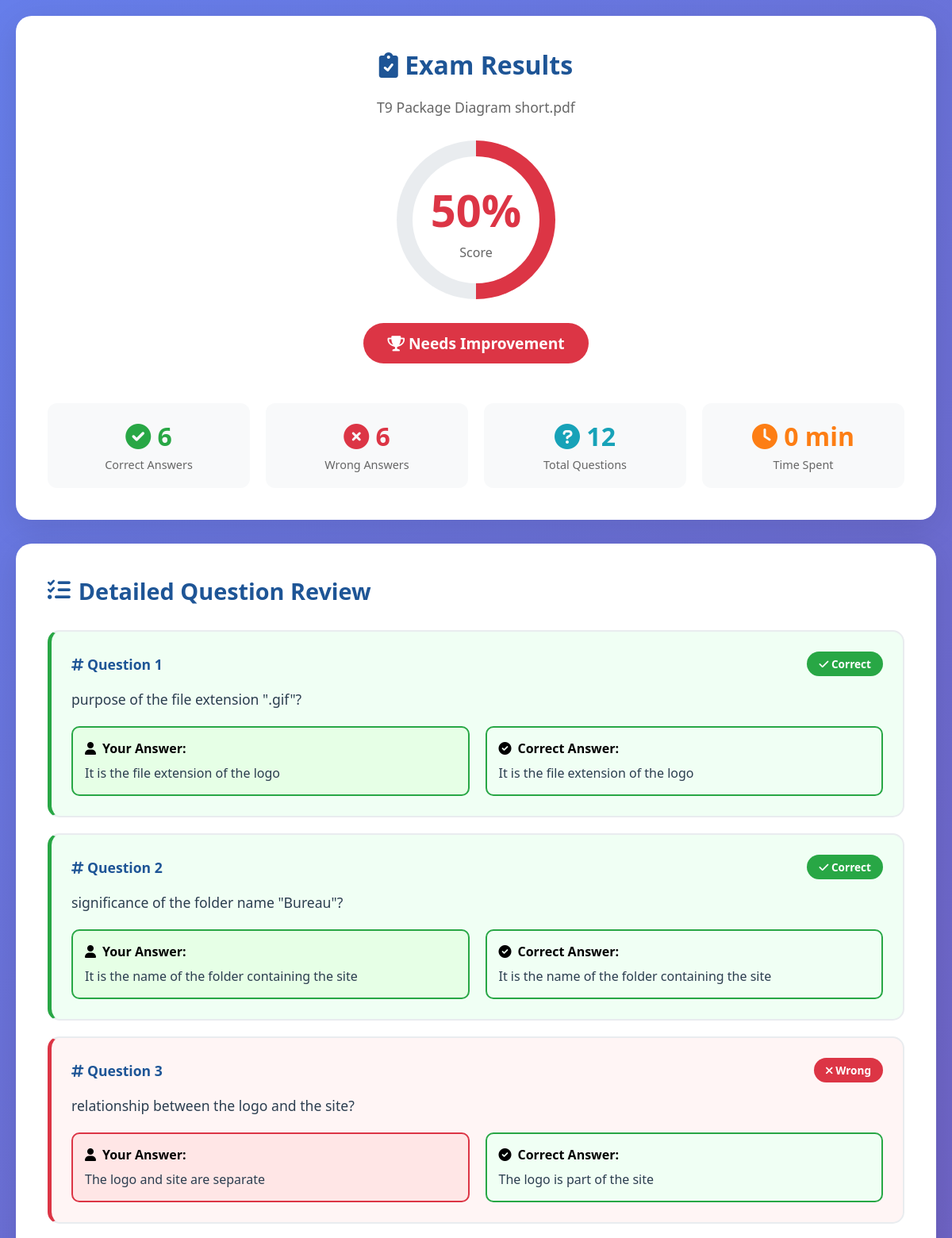
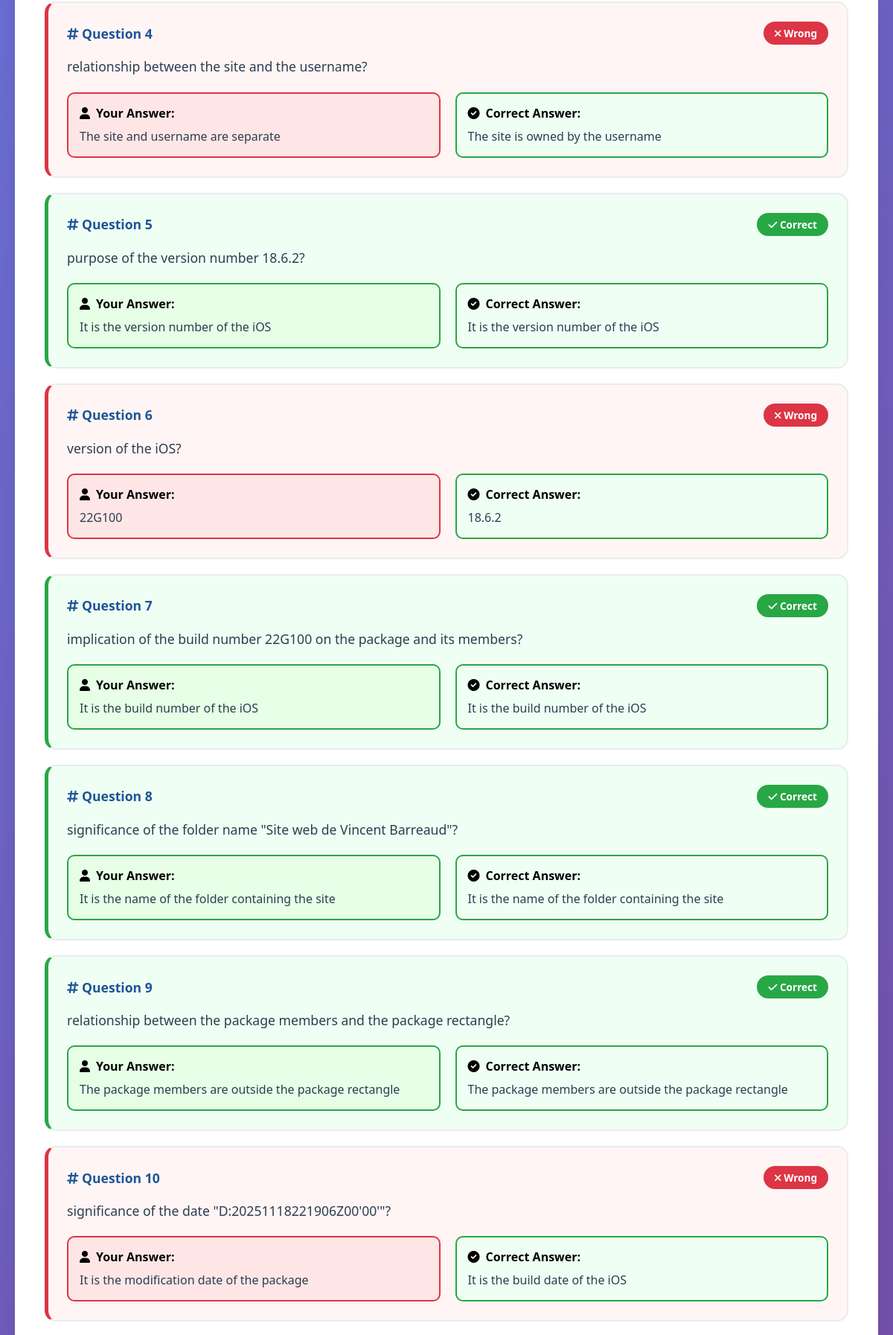
The app's page /check_exam.php?session_id=3 (signed in, upper part) with its own data (2 pictures, top to bottom).
### tables this page shows
CREATE TABLE `exam_sessions` (
  `id` int(11) NOT NULL,
  `user_id` int(11) NOT NULL,
  `question_set_id` int(11) NOT NULL,
  `score` int(11) NOT NULL,
  `total_questions` int(11) NOT NULL,
  `time_spent` int(11) NOT NULL,
  `correct_answers` int(11) NOT NULL,
  `wrong_answers` int(11) NOT NULL,
  `average_time_per_question` float DEFAULT NULL,
  `status` varchar(20) DEFAULT 'completed',
  `created_at` timestamp NOT NULL DEFAULT current_timestamp()
);

CREATE TABLE `ai_generated_questions` (
  `id` int(11) NOT NULL,
  `user_id` int(11) NOT NULL,
  `file_name` varchar(255) NOT NULL,
  `file_content` longtext NOT NULL,
  `questionlevel` longtext NOT NULL CHECK (json_valid(`questionlevel`)),
  `questions` longtext NOT NULL CHECK (json_valid(`questions`)),
  `ai_model` varchar(100) NOT NULL,
  `created_at` timestamp NOT NULL DEFAULT current_timestamp()
);

CREATE TABLE `user_answers` (
  `id` int(11) NOT NULL,
  `session_id` int(11) NOT NULL,
  `question_number` int(11) NOT NULL,
  `user_answer` text NOT NULL,
  `correct_answer` text NOT NULL,
  `is_correct` tinyint(1) NOT NULL,
  `time_spent` int(11) NOT NULL,
  `created_at` timestamp NOT NULL DEFAULT current_timestamp()
);

### check_exam.php (the view, shortened to what this page needs)
<?php
require_once 'db_config.php';
$user_id = $_SESSION['user_id'];
$session_id = $_GET['session_id'] ?? null;
$exam_details = null;
$questions_review = [];
if ($session_id) {
    try {
        $stmt = $pdo->prepare("
            SELECT
                es.*,
                agq.questions,
                agq.file_name,
                agq.file_content
            FROM exam_sessions es
            LEFT JOIN ai_generated_questions agq ON es.question_set_id = agq.id
            WHERE es.id = ? AND es.user_id = ?
        ");
        $stmt->execute([$session_id, $user_id]);
        $exam_details = $stmt->fetch();
        if ($exam_details) {
            $questions = json_decode($exam_details['questions'], true);
            $stmt = $pdo->prepare("
                SELECT * FROM user_answers
                WHERE session_id = ?
                ORDER BY question_number
            ");
            $stmt->execute([$session_id]);
            $user_answers = $stmt->fetchAll();
            foreach ($user_answers as $answer) {
                $q_index = $answer['question_number'] - 1;
                $question = $questions[$q_index] ?? null;
                if ($question) {
                    $questions_review[] = [
                        'question' => $question,
                        'user_answer' => $answer,
                        'number' => $answer['question_number']
                    ];
                }
            }
        }
    } catch (Exception $e) {
        error_log("Error loading exam details: " . $e->getMessage());
    }
}
function getPerformanceText($score) {
    return 'Needs Improvement';
}
?>
<!DOCTYPE html>
<html lang="en">
<head>
    <link rel="stylesheet" href="https://cdnjs.cloudflare.com/ajax/libs/font-awesome/6.0.0/css/all.min.css">
</head>
<body>
    <div class="container">
        <?php if ($exam_details): ?>
        <div class="header-card">
            <h1 style="color: #1e5596; margin-bottom: 20px;">
                <i class="fas fa-clipboard-check"></i> Exam Results
            </h1>
            <p style="color: #666; font-size: 1.1rem; margin-bottom: 30px;">
                <?php echo htmlspecialchars($exam_details['file_name']); ?>
            </p>
            <div class="score-display">
                <div class="score-inner">
                    <div class="score-number"><?php echo round($exam_details['score']); ?>%</div>
                    <div class="score-label">Score</div>
                </div>
            </div>
            <div class="performance-badge">
                <i class="fas fa-trophy"></i>
                <?php echo getPerformanceText($exam_details['score']); ?>
            </div>
            <div class="exam-info">
                <div class="info-item">
                    <div class="info-value" style="color: #28a745;">
                        <i class="fas fa-check-circle"></i>
                        <?php echo $exam_details['correct_answers']; ?>
                    </div>
                    <div class="info-label">Correct Answers</div>
                </div>
                <div class="info-item">
                    <div class="info-value" style="color: #dc3545;">
                        <i class="fas fa-times-circle"></i>
                        <?php echo $exam_details['wrong_answers']; ?>
                    </div>
                    <div class="info-label">Wrong Answers</div>
                </div>
                <div class="info-item">
                    <div class="info-value" style="color: #17a2b8;">
                        <i class="fas fa-question-circle"></i>
                        <?php echo $exam_details['total_questions']; ?>
                    </div>
                    <div class="info-label">Total Questions</div>
                </div>
                <div class="info-item">
                    <div class="info-value" style="color: #fd7e14;">
                        <i class="fas fa-clock"></i>
                        <?php echo round($exam_details['time_spent'] / 60); ?> min
                    </div>
                    <div class="info-label">Time Spent</div>
                </div>
            </div>
        </div>
        <div class="questions-section">
            <h2 class="section-title">
                <i class="fas fa-list-check"></i>
                Detailed Question Review
            </h2>
            <?php foreach ($questions_review as $review):
                $is_correct = $review['user_answer']['is_correct'];
                $is_skipped = empty($review['user_answer']['user_answer']);
                $status_class = $is_skipped ? 'skipped' : ($is_correct ? 'correct' : 'wrong');
                $status_text = $is_skipped ? 'Skipped' : ($is_correct ? 'Correct' : 'Wrong');
            ?>
            <div class="question-card <?php echo $status_class; ?>">
                <div class="question-header">
                    <span class="question-number">
                        <i class="fas fa-hashtag"></i> Question <?php echo $review['number']; ?>
                    </span>
                    <span class="status-badge <?php echo $status_class; ?>">
                        <?php if ($is_correct): ?>
                            <i class="fas fa-check"></i>
                        <?php elseif ($is_skipped): ?>
                            <i class="fas fa-minus"></i>
                        <?php else: ?>
                            <i class="fas fa-times"></i>
                        <?php endif; ?>
                        <?php echo $status_text; ?>
                    </span>
                </div>
                <div class="question-text">
                    <?php echo htmlspecialchars($review['question']['question']); ?>
                </div>
                <div class="answers-comparison">
                    <div class="answer-box user-answer <?php echo $status_class; ?>">
                        <div class="answer-label">
                            <i class="fas fa-user"></i>
                            Your Answer:
                        </div>
                        <div class="answer-text">
                            <?php
                            if ($is_skipped) {
                                echo '<em style="color: #856404;">Not Answered</em>';
                            } else {
                                $user_answer_display = $review['user_answer']['user_answer'];
                                echo htmlspecialchars($user_answer_display);
                            }
                            ?>
                        </div>
                    </div>
                    <div class="answer-box correct-answer">
                        <div class="answer-label">
                            <i class="fas fa-check-circle"></i>
                            Correct Answer:
                        </div>
                        <div class="answer-text">
                            <?php echo htmlspecialchars($review['user_answer']['correct_answer']); ?>
                        </div>
                    </div>
                </div>
            </div>
            <?php endforeach; ?>
        </div>
        <?php endif; ?>
    </div>
</body>
</html>

### records on screen
exam_sessions: question_set.file_name "T9 Package Diagram short.pdf", score "50", score "Needs Improvement", correct_answers "6", wrong_answers "6", total_questions "12", $exam_details['time_spent']/60 "0"
user_answers: number "1", is_correct "Correct", question "purpose of the file extension \".gif\"?", user_answer "It is the file extension of the logo", correct_answer "It is the file extension of the logo"
user_answers: number "2", is_correct "Correct", question "significance of the folder name \"Bureau\"?", user_answer "It is the name of the folder containing the site", correct_answer "It is the name of the folder containing the site"
user_answers: number "3", is_correct "Wrong", question "relationship between the logo and the site?", user_answer "The logo and site are separate", correct_answer "The logo is part of the site"
user_answers: number "4", is_correct "Wrong", question "relationship between the site and the username?", user_answer "The site and username are separate", correct_answer "The site is owned by the username"
user_answers: number "5", is_correct "Correct", question "purpose of the version number 18.6.2?", user_answer "It is the version number of the iOS", correct_answer "It is the version number of the iOS"
user_answers: number "6", is_correct "Wrong", question "version of the iOS?", user_answer "22G100", correct_answer "18.6.2"
user_answers: number "7", is_correct "Correct", question "implication of the build number 22G100 on the package and its members?", user_answer "It is the build number of the iOS", correct_answer "It is the build number of the iOS"
user_answers: number "8", is_correct "Correct", question "significance of the folder name \"Site web de Vincent Barreaud\"?", user_answer "It is the name of the folder containing the site", correct_answer "It is the name of the folder containing the site"
user_answers: number "9", is_correct "Correct", question "relationship between the package members and the package rectangle?", user_answer "The package members are outside the package rectangle", correct_answer "The package members are outside the package rectangle"
user_answers: number "10", is_correct "Wrong", question "significance of the date \"D:20251118221906Z00'00'\"?", user_answer "It is the modification date of the package", correct_answer "It is the build date of the iOS"
